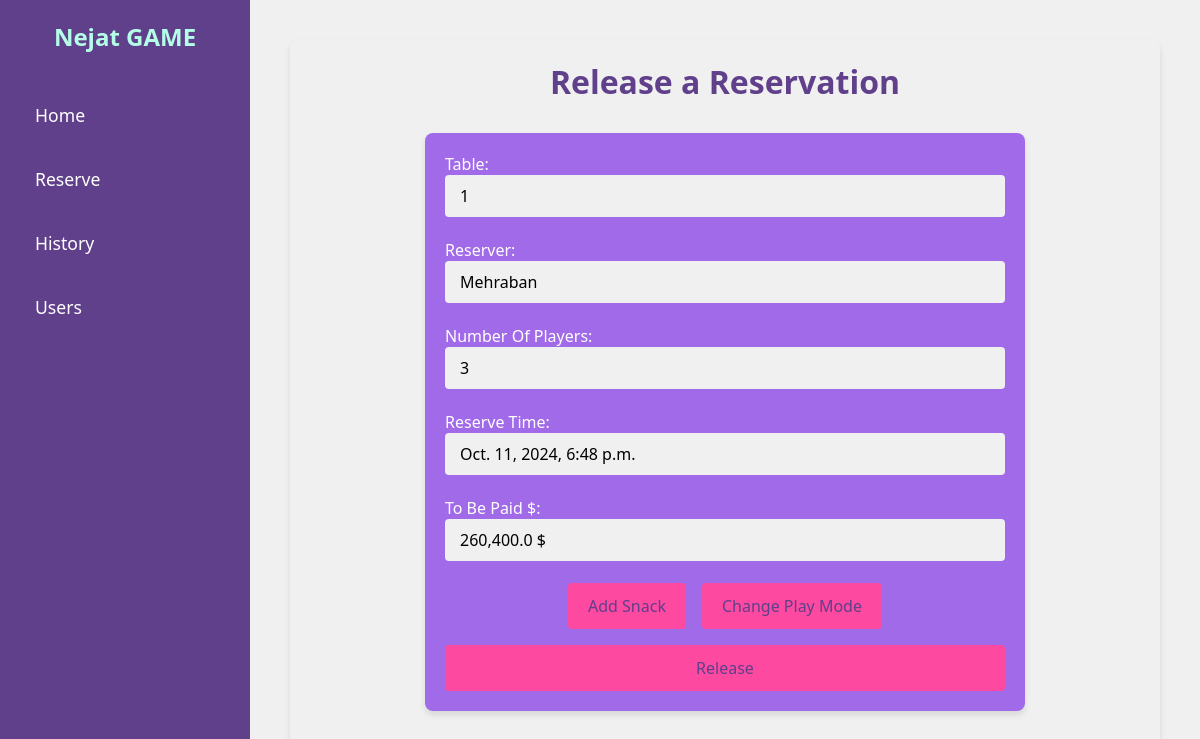
/release_table_form/6 (signed in), run on the app's committed database.
### authy/models.py (models this page shows, shortened)
class Reserve(models.Model):
    reserver = models.TextField(null=True, blank=True)
    table = models.ForeignKey(Table, on_delete=models.CASCADE)
    players_num = models.IntegerField(null=True, blank=True)
    reserve_time = models.DateTimeField(auto_now_add=True)
    is_ended = models.BooleanField(default=False)
    price = models.DecimalField(max_digits=9, decimal_places=2, null=True, blank=True)
    reserve_end_time = models.DateTimeField(null=True, blank=True)

class Table(models.Model):
    number = models.IntegerField()
    is_reserved = models.BooleanField(default=False)

### authy/views.py (the view)
# urls.py: path('release_table_form/<int:reserve_id>', authy.views.release_form, name='release_form'),
@login_required
def release_form(request, reserve_id):
    reserve = Reserve.objects.get(id=reserve_id)
    table = reserve.table
    snacks = SnackOnReserve.objects.filter(reserve=reserve)
    sum = 0
    for snack in snacks:
        sum += float(snack.snack.price)
    price = round(calculate_price(time_difference(reserve.reserve_time), reserve.players_num), 0) + round(sum, 0)
    price_str = format_number_with_commas(price)
    if request.method == 'POST':
        Reserve.objects.filter(id=reserve_id).update(is_ended=True, price=price, reserve_end_time=timezone.now())
        Table.objects.filter(number=table.number).update(is_reserved=False)
        return redirect('reserve')
    else:
        context = {'reserve': reserve,
                   'price': price_str
        }
        return render(request, 'release_form.html', context)

### authy/views.py (called while the page is built)
def calculate_price(time, num_of_players):
    playModePrice = playMode.objects.get(players_num=num_of_players)
    return time * int(playModePrice.price)

def time_difference(time):
    if not isinstance(time, datetime):
        raise ValueError("The provided time must be a datetime object.")
    current_time = timezone.now()
    time_diff = (current_time - time).total_seconds()
    time_diff_in_hours = time_diff / 3600
    return round(time_diff_in_hours, 2)

def format_number_with_commas(number):
    return "{:,}".format(number)

### templates/release_form.html (shortened to what this page needs)
{% extends 'base.html' %}
{% block content %}
    <section class="reserve-section">
        <h2>Release a Reservation</h2>
        <div class="reservation-form-container">
            <form method="post" class="reservation-form">
                <label for="table">Table:</label>
                <input class="form-input" readonly id="table" name="table" type="text" value="{{ reserve.table.number }}"><br>
                <label for="reserver">Reserver:</label>
                <input class="form-input" readonly id="reserver" name="reserver" type="text" value="{{ reserve.reserver }}"><br>
                <label for="players_num">Number Of Players:</label>
                <input class="form-input" readonly id="players_num" name="players_num" type="text" value="{{ reserve.players_num }}"><br>
                <label for="reserve_time">Reserve Time:</label>
                <input class="form-input" readonly id="reserve_time" name="players_num" type="text" value="{{ reserve.reserve_time }}"><br>
                <label for="price">To Be Paid $:</label>
                <input class="form-input" readonly id="price" name="price" type="text" value="{{ price }} $"><br>
                <div class="action-btns">
                    <a href="{% url 'add-snack' reserve.id %}" type="submit" class="action-btn">Add Snack</a>
                    <a href="#" type="submit" class="action-btn">Change Play Mode</a>
                </div>
                <button type="submit" class="submit-btn">Release</button>
            </form>
        </div>
      </section>
{% endblock %}

### static/styles.css (style rules this page uses)
:root { --primary-color: #603f8b; --accent-color: #b4fee7; --secondary-color: #a16ae8; --highlight-color: #fd49a0; --text-color: #ffffff; --background-color: #f0f0f0; }
* { margin: 0; padding: 0; box-sizing: border-box; font-family: 'Segoe UI', Tahoma, Geneva, Verdana, sans-serif; }
body { background-color: var(--background-color); color: var(--text-color); }
.reserve-section { padding: 20px; background-color: var(--background-color); border-radius: 8px; box-shadow: 0 4px 6px rgba(0, 0, 0, 0.1); }
.reserve-section h2 { color: var(--primary-color); margin-bottom: 30px; text-align: center; font-size: 2em; }
.reservation-form-container { max-width: 600px; margin: 0 auto 40px auto; background-color: var(--secondary-color); padding: 20px; border-radius: 8px; box-shadow: 0 4px 6px rgba(0, 0, 0, 0.1); }
.reservation-form { display: flex; flex-direction: column; }
.form-input { width: 100%; padding: 10px 15px; border: none; border-radius: 4px; font-size: 1em; background-color: var(--background-color); }
.submit-btn { padding: 12px 20px; background-color: var(--highlight-color); color: var(--primary-color); border: none; border-radius: 4px; cursor: pointer; font-size: 1em; transition: background-color 0.3s, transform 0.2s; }
.action-btns { display: flex; align-items: center; justify-content: center; gap: 1rem; margin-bottom: 1rem; }
.action-btn { padding: 12px 20px; background-color: var(--highlight-color); color: var(--primary-color); border: none; border-radius: 4px; cursor: pointer; font-size: 1em; text-decoration: none; transition: background-color 0.3s, transform 0.2s; }

### data on the page
Reserve: table "1", reserver "Mehraban", players_num "3", players_num "Oct. 11, 2024, 6:48 p.m."
